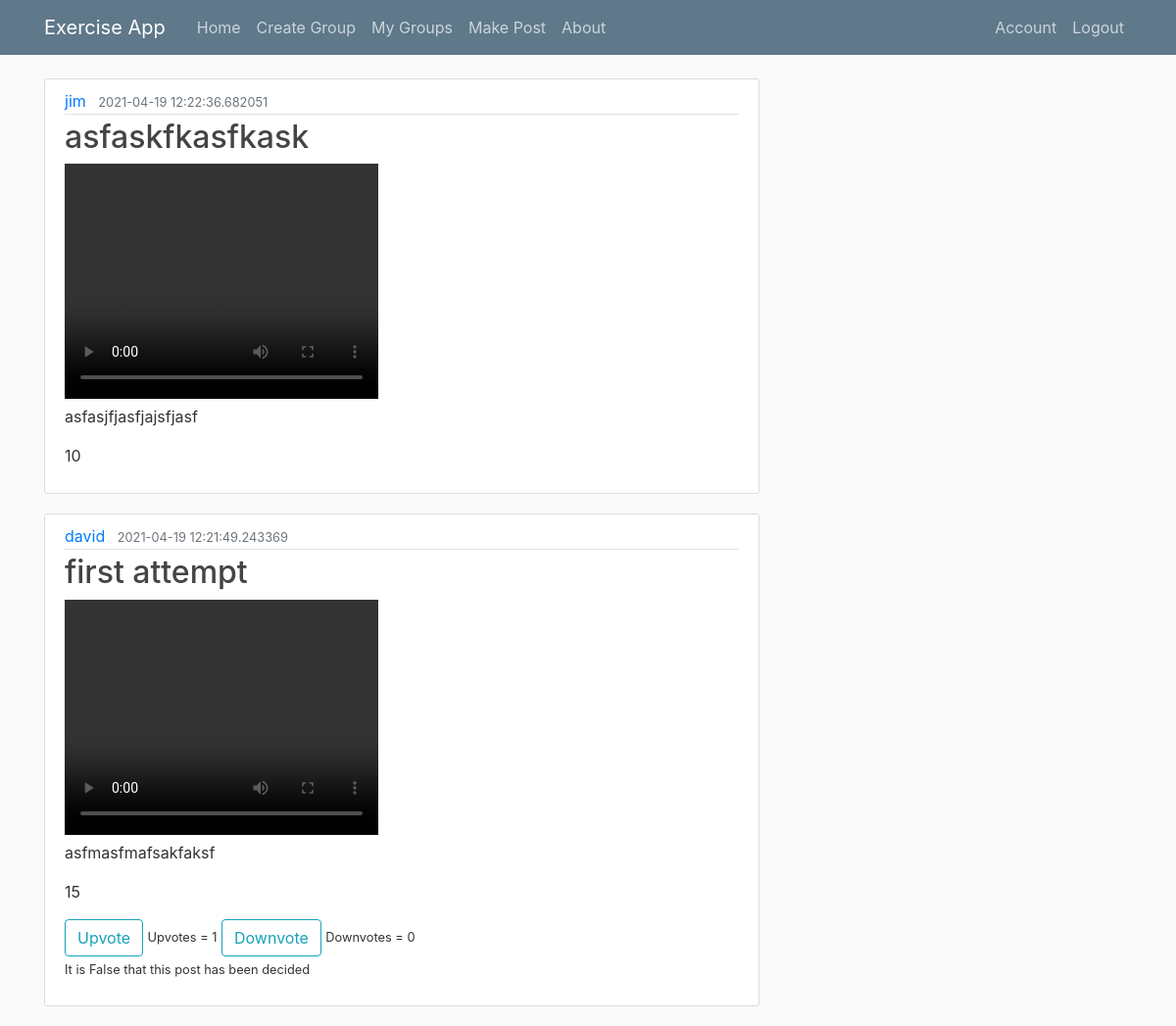
/home (signed in), run on the app's committed database.
### exercisewebapp/models.py (models this page shows, shortened)
class Post(db.Model):
    id = db.Column(db.Integer, primary_key=True)
    title = db.Column(db.String(100), nullable=False)
    date_posted = db.Column(db.DateTime, nullable=False, default=datetime.utcnow)
    content = db.Column(db.Text, nullable=False)
    reps = db.Column(db.Integer, nullable=False)
    video = db.Column(db.String(100), nullable=False)
    user_id = db.Column(db.Integer, db.ForeignKey('user.id'), nullable=False)
    group_id = db.Column(db.Integer, db.ForeignKey('group.id'), nullable=False)
    votes = db.relationship("Postvote", uselist=False, back_populates="post")

class User(db.Model, UserMixin):
    id = db.Column(db.Integer, primary_key=True)
    username = db.Column(db.String(20), unique=True, nullable=False)
    email = db.Column(db.String(120), unique=True, nullable=False)
    image_file = db.Column(db.String(20), nullable=False, default='default.jpg')
    password = db.Column(db.String(60), nullable=False)
    posts = db.relationship('Post', backref="owner",uselist=True)
    groups = db.relationship('Group', secondary=groupslink, backref=db.backref('groups', lazy='dynamic'))

class Postvote(db.Model):
    id = db.Column(db.Integer, primary_key=True)
    post_id = db.Column(db.Integer, db.ForeignKey('post.id'), nullable=False)
    group_id = db.Column(db.Integer, db.ForeignKey('group.id'), nullable=False)
    post = db.relationship("Post", back_populates="votes")
    upvote_number = db.Column(db.Integer, nullable=False)
    downvote_number = db.Column(db.Integer, nullable=False)
    total_votes = db.Column(db.Integer, nullable=False)
    member_count = db.Column(db.Integer, nullable=False)
    users_voted = db.relationship('User',
                            secondary=usersVotes,
                            backref='collections')
    decided = db.Column(db.Boolean, nullable = False)
    decision = db.Column(db.Boolean ,nullable = True)

### exercisewebapp/routes.py (the view, shortened to what this page needs)
@app.route("/home", methods=['GET', 'POST'])
def home():
    if current_user.is_authenticated:
        groups = []
        all_p = Post.query.all()
        df = convert_posts_2_df(all_p)
        print(df)
        user = db.session.query(User).filter(User.id == current_user.id).one()
        for group in user.groups:
            groups.append(group.id)
        data = db.session.query(Post, User, Postvote).join(User).join(Postvote).filter(Post.group_id.in_(groups)).all()
        data.reverse()
        form = VoteForm()
        x = True
        return render_template('homefeed.html', posts=data, current_user_id=current_user.id, form=form, x=x)
    return render_template('homefeed.html')

### exercisewebapp/forms.py
class VoteForm(FlaskForm):
    upvote = SubmitField('Upvote')
    downvote = SubmitField('Downvote')
    myhiddenid = HiddenField()

### exercisewebapp/models.py (called while the page is built)
@login_manager.user_loader
def load_user(user_id):
    return User.query.get(int(user_id))

### exercisewebapp/routes.py (called while the page is built)
def get_current_user_groups():
    current_user_groups_id_list = []
    for group in current_user.groups:
        current_user_groups_id_list.append(group.id)
    return current_user_groups_id_list

def convert_posts_2_df(all_posts):
    df_main = pd.DataFrame(columns=['post_id', 'group_id', 'user_id', 'date_posted', 'reps'])
    current_users_groups = get_current_user_groups()
    for post in all_posts:
        post_info = []
        if post.group_id in current_users_groups:
            post_info.append(post.id)
            post_info.append(post.group_id)
            post_info.append(post.user_id)
            post_info.append(post.date_posted)
            post_info.append(post.reps)
            df_inloop = pd.DataFrame([post_info],
                                     columns=['post_id', 'group_id', 'user_id', 'date_posted', 'reps'])
            df_main = pd.concat([df_main, df_inloop])
    unique_group_ids = df_main['group_id'].unique()
    print(unique_group_ids)
    return df_main

### exercisewebapp/templates/homefeed.html (shortened to what this page needs)
{% extends "layout.html" %}
{% block content %}
    {% set var = namespace(are_there_posts=False) %}
    {% for post, user, postvote in posts %}
        {% if postvote.decided == False %}
            {% set var.are_there_posts = True %}
            <article class="media content-section">
              <div class="media-body">
                <div class="article-metadata">
                  <a class="mr-2" href="#">{{ user.username }}</a>
                  <small class="text-muted">{{ post.date_posted }}</small>
                </div>
                <h2><a class="article-title" href="#">{{ post.title }}</a></h2>
                  <video width="320" height="240" controls>
                <source src= "static/uploads/{{post.video}}"  type="video/mp4">
                </video>
                <p class="article-content">{{ post.content }}</p>
                <p class="article-content">{{ post.reps }}</p>
                {% if not (current_user_id == user.id) %}
                    <form method="post" action="" id="{{postvote.id}}">
                    <div class="form-group" name="{{postvote.id}}" >
                        {{ form.upvote( class="btn btn-outline-info") }} <small>Upvotes = {{ postvote.upvote_number}}</small>
                    {{ form.downvote( class="btn btn-outline-info") }} <small>Downvotes = {{ postvote.downvote_number}}</small>
                        <p>
                            <small>It is {{postvote.decided}} that this post has been decided </small></p>
                    </div>
                    </form>
                {% endif %}
        {% endif %}
              </div>
            </article>
    {% endfor %}
{% endblock content %}

### exercisewebapp/static/main.css (style rules this page uses)
body { background: #fafafa; color: #333333; margin-top: 5rem; }
h1, h2, h3, h4, h5, h6 { color: #444444; }
.content-section { background: #ffffff; padding: 10px 20px; border: 1px solid #dddddd; border-radius: 3px; margin-bottom: 20px; }
.article-title { color: #444444; }
.article-content { white-space: pre-line; }
.article-metadata { padding-bottom: 1px; margin-bottom: 4px; border-bottom: 1px solid #e3e3e3 }

### data on the page
Post: username "jim", date_posted "2021-04-19 12:22:36.682051", title "asfaskfkasfkask", content "asfasjfjasfjajsfjasf", reps "10"
Post: username "david", date_posted "2021-04-19 12:21:49.243369", title "first attempt", content "asfmasfmafsakfaksf", reps "15", upvote_number "1", downvote_number "0", decided "False"
